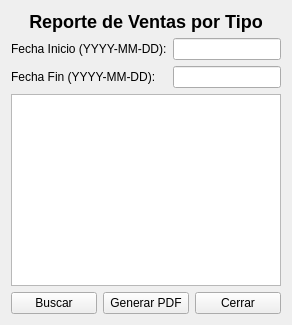
<?xml version="1.0" encoding="UTF-8"?>
<ui version="4.0">
 <class>VentanaVentasTipo</class>
 <widget class="QWidget" name="VentanaVentasTipo">
  <property name="windowTitle">
   <string>Ventas por Tipo</string>
  </property>

  <layout class="QVBoxLayout" name="verticalLayout">

   <item>
    <widget class="QLabel" name="lbl_titulo">
     <property name="text">
      <string>Reporte de Ventas por Tipo</string>
     </property>
     <property name="alignment">
      <set>Qt::AlignCenter</set>
     </property>
     <property name="styleSheet">
      <string>font-size:18px; font-weight:bold;</string>
     </property>
    </widget>
   </item>

   <item>
    <layout class="QFormLayout" name="formLayout">

     <item row="0" column="0">
      <widget class="QLabel" name="lbl_inicio">
       <property name="text">
        <string>Fecha Inicio (YYYY-MM-DD):</string>
       </property>
      </widget>
     </item>

     <item row="0" column="1">
      <widget class="QLineEdit" name="txt_inicio"/>
     </item>

     <item row="1" column="0">
      <widget class="QLabel" name="lbl_fin">
       <property name="text">
        <string>Fecha Fin (YYYY-MM-DD):</string>
       </property>
      </widget>
     </item>

     <item row="1" column="1">
      <widget class="QLineEdit" name="txt_fin"/>
     </item>

    </layout>
   </item>

   <item>
    <widget class="QTableWidget" name="tabla_resumen"/>
   </item>

   <item>
    <layout class="QHBoxLayout" name="horizontalLayout">

     <item>
      <widget class="QPushButton" name="btn_buscar">
       <property name="text">
        <string>Buscar</string>
       </property>
      </widget>
     </item>

     <item>
      <widget class="QPushButton" name="btn_pdf">
       <property name="text">
        <string>Generar PDF</string>
       </property>
      </widget>
     </item>

     <item>
      <widget class="QPushButton" name="btn_cerrar">
       <property name="text">
        <string>Cerrar</string>
       </property>
      </widget>
     </item>

    </layout>
   </item>

  </layout>
 </widget>
</ui>
